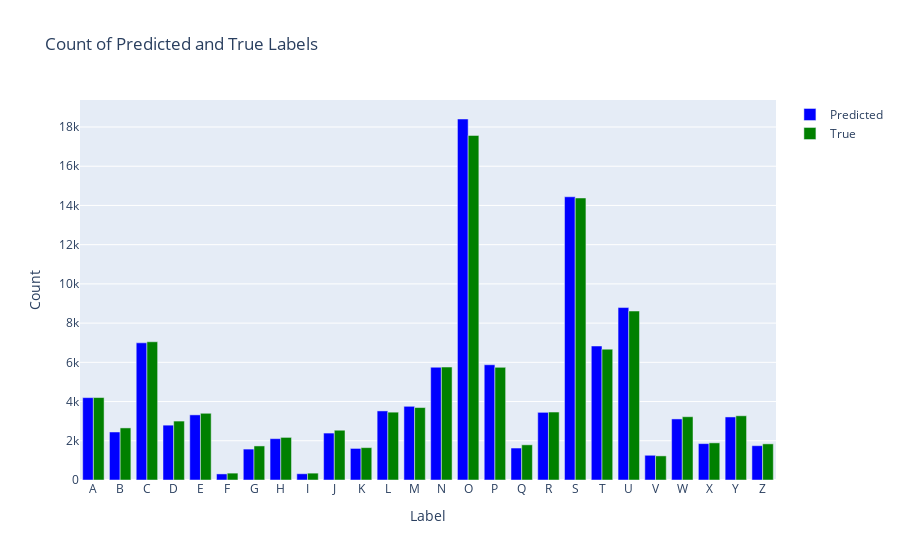

The notebook cell saved with this chart:
### Code cell
create_grouped_bar_chart(df1)

### Figure 1 — Plotly figure (JSON) as saved in the notebook; plotly's stock layout.template omitted (floating-point values rounded to 4 significant figures)
{"data": [{"marker": {"color": "blue"}, "name": "Predicted", "type": "bar", "x": ["A", "B", "C", "D", "E", "F", "G", "H", "I", "J", "K", "L", "M", "N", "O", "P", "Q", "R", "S", "T", "U", "V", "W", "X", "Y", "Z"], "y": [4200, 2448, 6995, 2797, 3321, 310, 1576, 2108, 319, 2393, 1610, 3523, 3758, 5751, 18408, 5877, 1630, 3450, 14442, 6833, 8793, 1261, 3114, 1855, 3215, 1749]}, {"marker": {"color": "green"}, "name": "True", "type": "bar", "x": ["A", "B", "C", "D", "E", "F", "G", "H", "I", "J", "K", "L", "M", "N", "O", "P", "Q", "R", "S", "T", "U", "V", "W", "X", "Y", "Z"], "y": [4204, 2656, 7048, 3005, 3402, 351, 1737, 2172, 350, 2538, 1650, 3459, 3694, 5760, 17569, 5744, 1794, 3466, 14381, 6671, 8616, 1230, 3227, 1894, 3275, 1843]}], "layout": {"barmode": "group", "title": {"text": "Count of Predicted and True Labels"}, "xaxis": {"title": {"text": "Label"}}, "yaxis": {"title": {"text": "Count"}}}}
